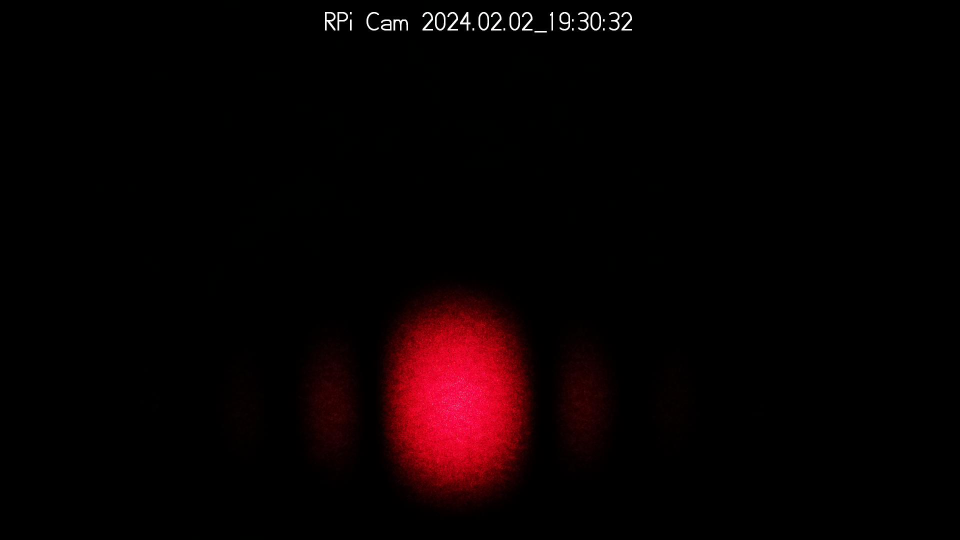
#> input picture 2t5/phys408/lab1/Fourier/0.25_redo/media/im_0248_20240202_193032.jpg, 1920 x 1080 px (shown at 1/2 size)
$ python 2-3-2D.py
#> lines starting #> are read from the running program, lines starting #| are printed output that depends on the picture
from PIL import Image
import numpy as np
import matplotlib.pyplot as plt

cx = 920
cy = 800
w = 400
h = 200
crop_area = (cx-w, cy-h, cx+w, cy+h)

files = [
    'Fourier/0.25_redo/media/im_0248_20240202_193032.jpg',
    'Fourier/1_redo/media/im_0254_20240202_193430.jpg',
    'Fourier/2_redo/media/im_0258_20240202_193756.jpg',
    'Fourier/4_redo/media/im_0265_20240202_194101.jpg',
]

imgs = [np.array(Image.open(file).convert('L').crop(crop_area)) for file in files]
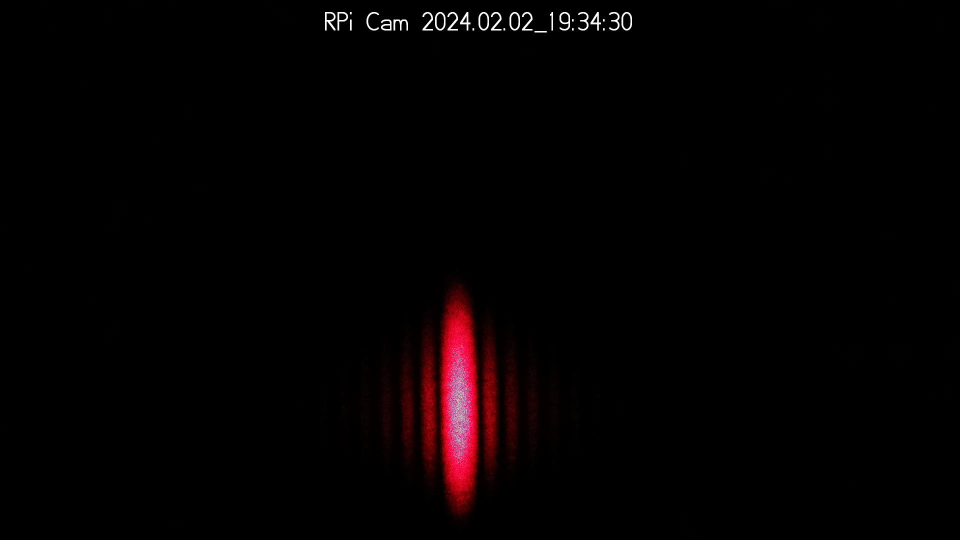
#> input picture 2t5/phys408/lab1/Fourier/1_redo/media/im_0254_20240202_193430.jpg, 1920 x 1080 px (shown at 1/2 size)
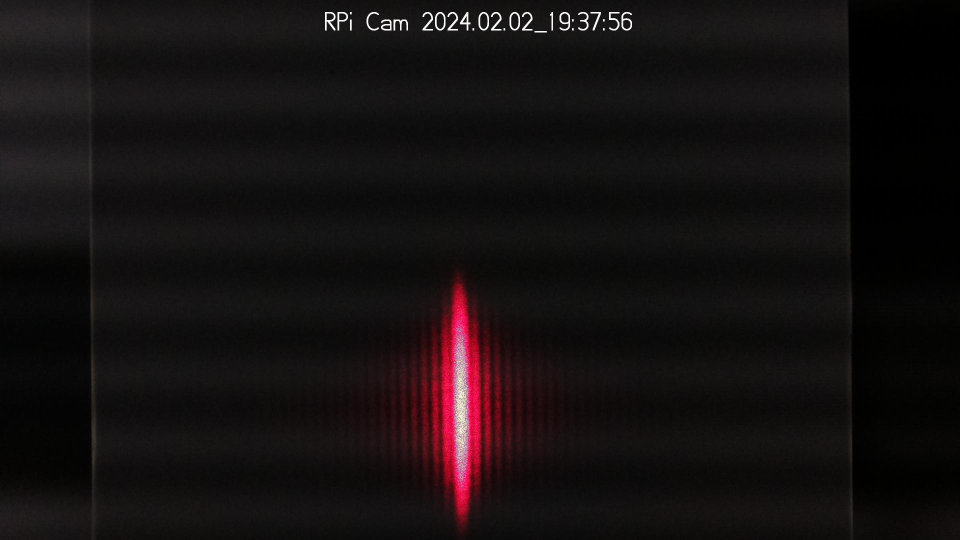
#> input picture 2t5/phys408/lab1/Fourier/2_redo/media/im_0258_20240202_193756.jpg, 1920 x 1080 px (shown at 1/2 size)
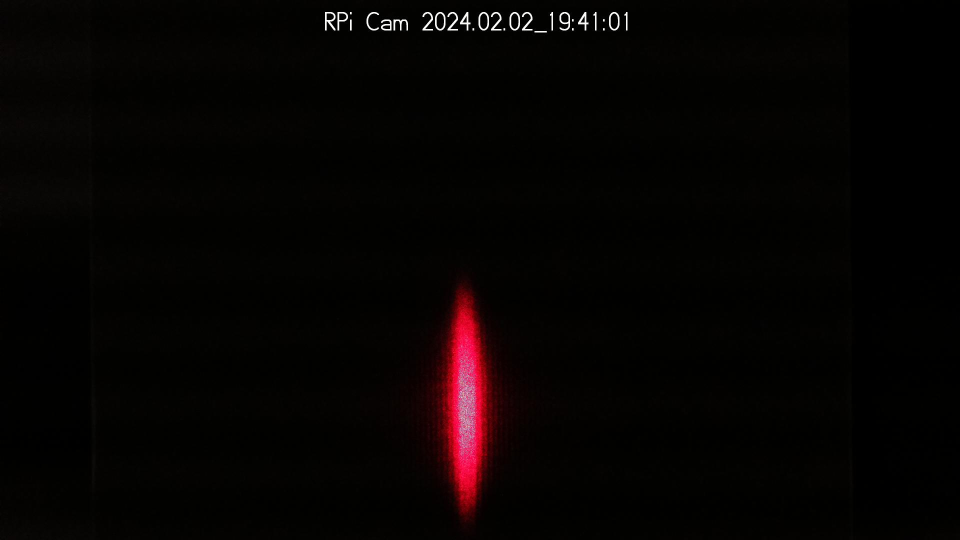
#> input picture 2t5/phys408/lab1/Fourier/4_redo/media/im_0265_20240202_194101.jpg, 1920 x 1080 px (shown at 1/2 size)
#> imgs = 4 items

I = [im.sum(axis=0) for im in imgs]
#> I = 4 items

px_to_mm = 0.0658
dists = [0.25, 1, 2, 4]

X = np.linspace(-w*px_to_mm, w*px_to_mm, 2*w)

fig, axs = plt.subplots(4, 1, figsize=(10, 8), sharex=True, sharey=True)
fig.suptitle('Cross Section Intensity of Slit Diffraction')

for i, intensity in enumerate(I):
    axs[i].plot(X, intensity)
    axs[i].set_title("Intensity for $w /\\sqrt{\\lambda z/\\pi}=$ "+str(dists[i]))
#> this loop made 4 passes

for ax in axs:
    ax.set_xlabel('Position (mm)')
    ax.set_ylabel('Intensity (Arbitrary Scale)')

plt.tight_layout(rect=[0, 0.03, 1, 0.95])
plt.show()
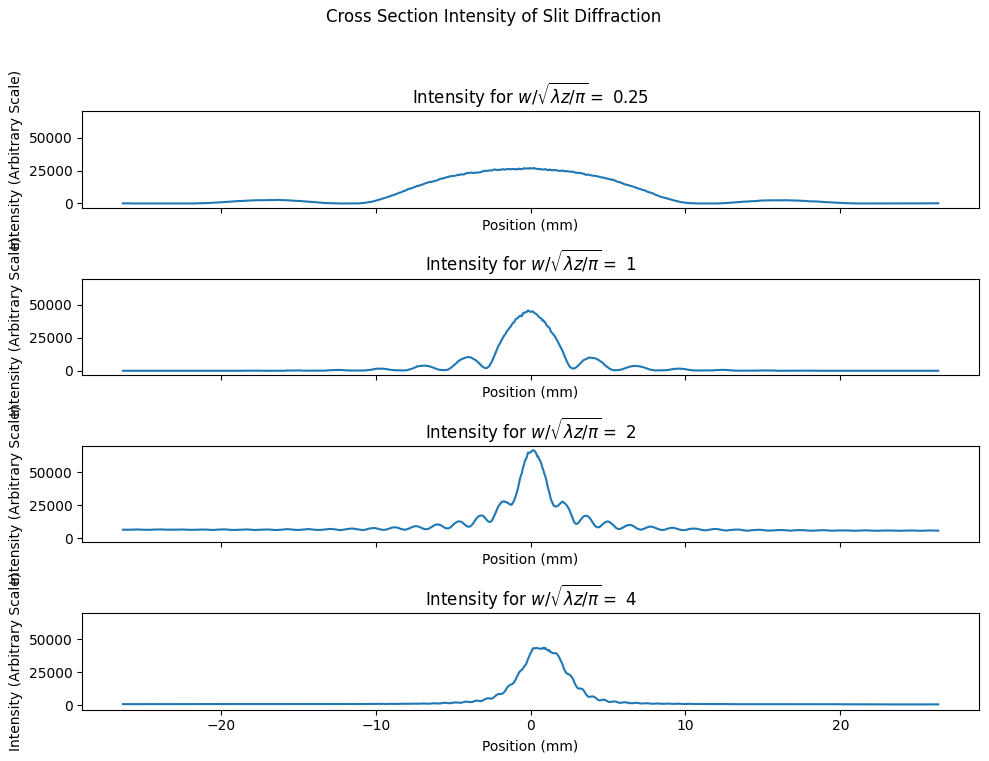
#> figure drawn by matplotlib, 4 panels; panel 4: curve peaks at x = 0.824, y = 43729
